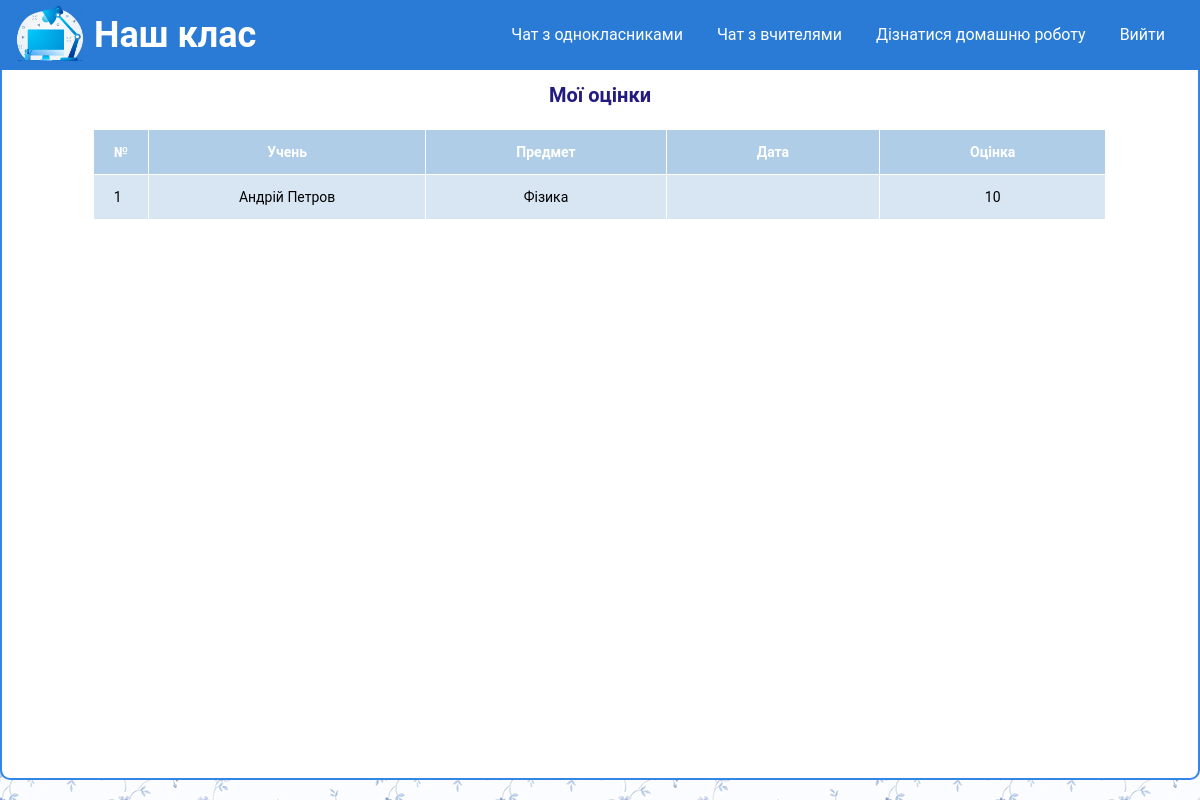
The app's page /pages/rating.php (signed in), older data.
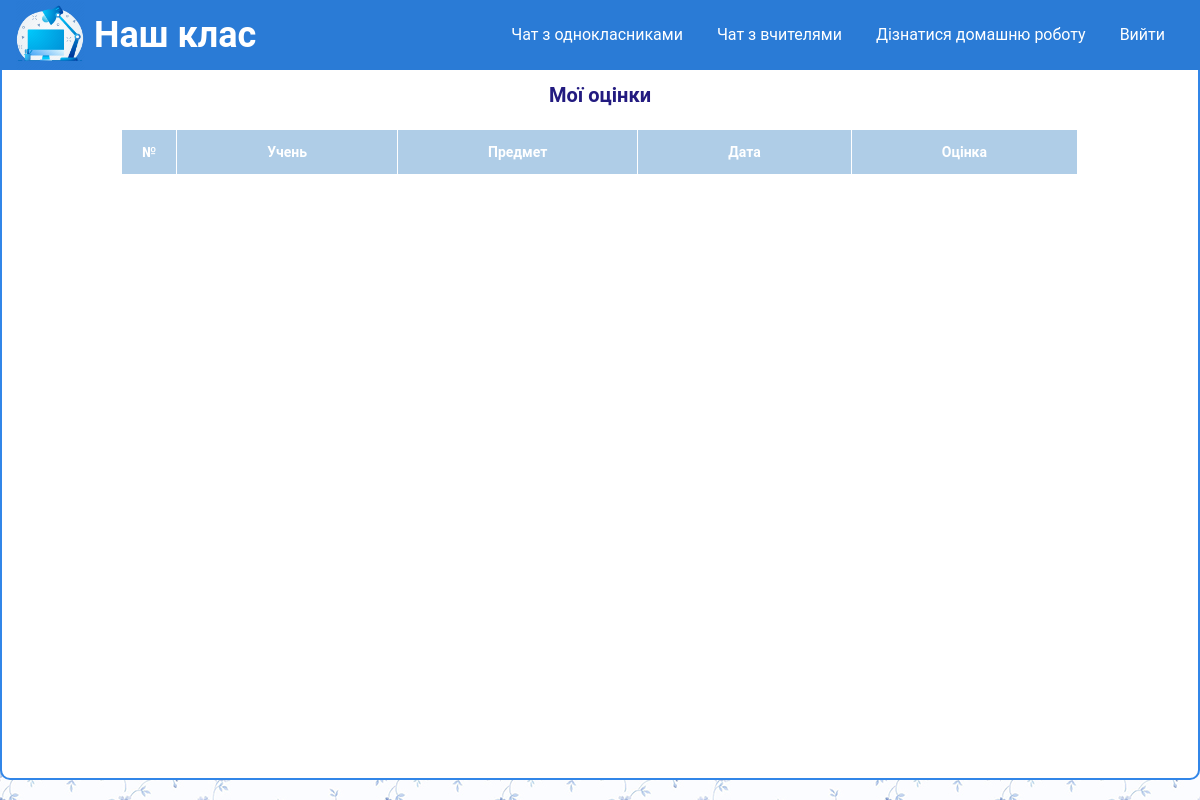
The same page, newer data.
### tables this page shows
CREATE TABLE `rating` (
  `id` int(20) NOT NULL,
  `student_id` int(10) NOT NULL,
  `date` varchar(250) NOT NULL,
  `rating` int(10) NOT NULL,
  `subject` int(10) NOT NULL
);

CREATE TABLE `contacts` (
  `id` int(11) NOT NULL,
  `name` varchar(255) NOT NULL,
  `user_status` int(20) NOT NULL,
  `image` varchar(255) NOT NULL,
  `phone` varchar(255) NOT NULL,
  `about` text NOT NULL,
  `login` varchar(255) NOT NULL,
  `password` varchar(255) NOT NULL,
  `last_message` text NOT NULL,
  `subject` varchar(100) NOT NULL
);

### pages/rating.php (the view, shortened to what this page needs)
<!DOCTYPE html>
<html lang="en">
<head>
	<link rel="stylesheet" type="text/css" href="/style/style.css">
	<link rel="stylesheet" type="text/css" href="/style/chat.css">
</head>
<body>
	<?php
		include $_SERVER['DOCUMENT_ROOT'] . "/pice-of-site/header.php";
		include $_SERVER['DOCUMENT_ROOT'] . "/configs/db.php";
	?>
	<main>
		<div id="content" class="flex">
			<p class="admin-title">Мої оцінки</p>
			<table>
				<tr>
					<th>№</th>
					<th>Учень</th>
					<th>Предмет</th>
					<th>Дата</th>
					<th>Оцінка</th>
				</tr>
			<?php
				$sqlRating = "SELECT * FROM rating WHERE student_id=" . $_COOKIE["student"];
				$resultRating = mysqli_query($connect, $sqlRating);
				$col_rating = mysqli_num_rows($resultRating);
            $i = 0;
				while($i < $col_rating) {
					$rating = mysqli_fetch_assoc($resultRating);
					$sqlStudent = "SELECT * FROM contacts WHERE id=" . $rating["student_id"];
					$resultStudentResult = mysqli_query($connect, $sqlStudent);
					$student = mysqli_fetch_assoc($resultStudentResult);
					$sqlTeacher = "SELECT * FROM contacts WHERE id=" . $rating["subject"];
					$resultTeacher = mysqli_query($connect, $sqlTeacher);
					$teacher = mysqli_fetch_assoc($resultTeacher);
			?>
				<tr>
					<td><?php echo $i+1; ?></td>
					<td><?php echo $student["name"]; ?></td>
					<td><?php echo $teacher["subject"]; ?></td>
					<td><?php echo $rating["date"]; ?></td>
					<td><?php echo $rating["rating"]; ?></td>
				</tr>
				<?php
					$i = $i + 1;
				}
				?>
			</table>
		</div>
	</main>
</body>
</html>

Row changes from the older to the newer data that the page shows:
removed rating: contacts.name "Андрій Петров", contacts.subject "Фізика", rating "10"
